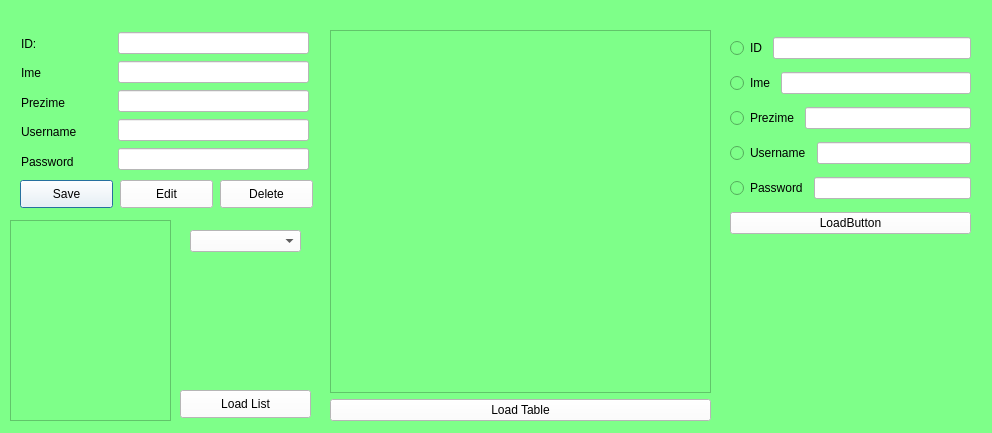
<?xml version="1.0" encoding="UTF-8"?>
<ui version="4.0">
 <class>StudentInfo</class>
 <widget class="QDialog" name="StudentInfo">
  <property name="geometry">
   <rect>
    <x>0</x>
    <y>0</y>
    <width>992</width>
    <height>433</height>
   </rect>
  </property>
  <property name="windowTitle">
   <string>Dialog</string>
  </property>
  <property name="styleSheet">
   <string notr="true">background-color: rgb(126, 255, 137);</string>
  </property>
  <widget class="QPushButton" name="pushButton_Save">
   <property name="geometry">
    <rect>
     <x>20</x>
     <y>180</y>
     <width>93</width>
     <height>28</height>
    </rect>
   </property>
   <property name="styleSheet">
    <string notr="true">background-color: rgb(255, 255, 255);</string>
   </property>
   <property name="text">
    <string>Save</string>
   </property>
  </widget>
  <widget class="QPushButton" name="pushButton_Edit">
   <property name="geometry">
    <rect>
     <x>120</x>
     <y>180</y>
     <width>93</width>
     <height>28</height>
    </rect>
   </property>
   <property name="styleSheet">
    <string notr="true">background-color: rgb(255, 255, 255);</string>
   </property>
   <property name="text">
    <string>Edit</string>
   </property>
  </widget>
  <widget class="QPushButton" name="pushButton_Delete">
   <property name="geometry">
    <rect>
     <x>220</x>
     <y>180</y>
     <width>93</width>
     <height>28</height>
    </rect>
   </property>
   <property name="styleSheet">
    <string notr="true">background-color: rgb(255, 255, 255);</string>
   </property>
   <property name="text">
    <string>Delete</string>
   </property>
  </widget>
  <widget class="QListView" name="listView">
   <property name="geometry">
    <rect>
     <x>10</x>
     <y>220</y>
     <width>161</width>
     <height>201</height>
    </rect>
   </property>
  </widget>
  <widget class="QComboBox" name="comboBox">
   <property name="geometry">
    <rect>
     <x>190</x>
     <y>230</y>
     <width>111</width>
     <height>22</height>
    </rect>
   </property>
   <property name="styleSheet">
    <string notr="true">background-color: rgb(255, 255, 255);</string>
   </property>
  </widget>
  <widget class="QPushButton" name="pushButton_load_list">
   <property name="geometry">
    <rect>
     <x>180</x>
     <y>390</y>
     <width>131</width>
     <height>28</height>
    </rect>
   </property>
   <property name="styleSheet">
    <string notr="true">background-color: rgb(255, 255, 255);</string>
   </property>
   <property name="text">
    <string>Load List</string>
   </property>
  </widget>
  <widget class="QWidget" name="layoutWidget">
   <property name="geometry">
    <rect>
     <x>118</x>
     <y>31</y>
     <width>191</width>
     <height>140</height>
    </rect>
   </property>
   <layout class="QVBoxLayout" name="verticalLayout">
    <item>
     <widget class="QLineEdit" name="lineEdit_ID">
      <property name="styleSheet">
       <string notr="true">background-color: rgb(255, 255, 255);</string>
      </property>
     </widget>
    </item>
    <item>
     <widget class="QLineEdit" name="lineEdit_ime">
      <property name="styleSheet">
       <string notr="true">background-color: rgb(255, 255, 255);</string>
      </property>
     </widget>
    </item>
    <item>
     <widget class="QLineEdit" name="lineEdit_prezime">
      <property name="styleSheet">
       <string notr="true">background-color: rgb(255, 255, 255);</string>
      </property>
     </widget>
    </item>
    <item>
     <widget class="QLineEdit" name="lineEdit_username">
      <property name="styleSheet">
       <string notr="true">background-color: rgb(255, 255, 255);</string>
      </property>
     </widget>
    </item>
    <item>
     <widget class="QLineEdit" name="lineEdit_password">
      <property name="styleSheet">
       <string notr="true">background-color: rgb(255, 255, 255);</string>
      </property>
     </widget>
    </item>
   </layout>
  </widget>
  <widget class="QWidget" name="layoutWidget">
   <property name="geometry">
    <rect>
     <x>21</x>
     <y>32</y>
     <width>91</width>
     <height>141</height>
    </rect>
   </property>
   <layout class="QVBoxLayout" name="verticalLayout_2">
    <item>
     <widget class="QLabel" name="label">
      <property name="text">
       <string>ID:</string>
      </property>
     </widget>
    </item>
    <item>
     <widget class="QLabel" name="label_2">
      <property name="text">
       <string>Ime</string>
      </property>
     </widget>
    </item>
    <item>
     <widget class="QLabel" name="label_prezime">
      <property name="text">
       <string>Prezime</string>
      </property>
     </widget>
    </item>
    <item>
     <widget class="QLabel" name="label_4">
      <property name="text">
       <string>Username</string>
      </property>
     </widget>
    </item>
    <item>
     <widget class="QLabel" name="label_5">
      <property name="text">
       <string>Password</string>
      </property>
     </widget>
    </item>
   </layout>
  </widget>
  <widget class="QWidget" name="layoutWidget">
   <property name="geometry">
    <rect>
     <x>330</x>
     <y>30</y>
     <width>381</width>
     <height>391</height>
    </rect>
   </property>
   <layout class="QVBoxLayout" name="verticalLayout_3">
    <item>
     <widget class="QTableView" name="tableView"/>
    </item>
    <item>
     <widget class="QPushButton" name="pushButton_load">
      <property name="styleSheet">
       <string notr="true">background-color: rgb(255, 255, 255);</string>
      </property>
      <property name="text">
       <string>Load Table</string>
      </property>
     </widget>
    </item>
   </layout>
  </widget>
  <widget class="QWidget" name="layoutWidget">
   <property name="geometry">
    <rect>
     <x>730</x>
     <y>30</y>
     <width>241</width>
     <height>211</height>
    </rect>
   </property>
   <layout class="QVBoxLayout" name="verticalLayout_4">
    <item>
     <layout class="QHBoxLayout" name="horizontalLayout">
      <item>
       <widget class="QRadioButton" name="radio1">
        <property name="text">
         <string>ID</string>
        </property>
       </widget>
      </item>
      <item>
       <widget class="QLineEdit" name="lineEdit_r1">
        <property name="styleSheet">
         <string notr="true">background-color: rgb(255, 255, 255);</string>
        </property>
        <property name="clearButtonEnabled">
         <bool>false</bool>
        </property>
       </widget>
      </item>
     </layout>
    </item>
    <item>
     <layout class="QHBoxLayout" name="horizontalLayout_2">
      <item>
       <widget class="QRadioButton" name="radio2">
        <property name="text">
         <string>Ime</string>
        </property>
       </widget>
      </item>
      <item>
       <widget class="QLineEdit" name="lineEdit_r2">
        <property name="styleSheet">
         <string notr="true">background-color: rgb(255, 255, 255);</string>
        </property>
       </widget>
      </item>
     </layout>
    </item>
    <item>
     <layout class="QHBoxLayout" name="horizontalLayout_3">
      <item>
       <widget class="QRadioButton" name="radio3">
        <property name="text">
         <string>Prezime</string>
        </property>
       </widget>
      </item>
      <item>
       <widget class="QLineEdit" name="lineEdit_r3">
        <property name="styleSheet">
         <string notr="true">background-color: rgb(255, 255, 255);</string>
        </property>
       </widget>
      </item>
     </layout>
    </item>
    <item>
     <layout class="QHBoxLayout" name="horizontalLayout_4">
      <item>
       <widget class="QRadioButton" name="radio4">
        <property name="text">
         <string>Username</string>
        </property>
       </widget>
      </item>
      <item>
       <widget class="QLineEdit" name="lineEdit_r4">
        <property name="styleSheet">
         <string notr="true">background-color: rgb(255, 255, 255);</string>
        </property>
       </widget>
      </item>
     </layout>
    </item>
    <item>
     <layout class="QHBoxLayout" name="horizontalLayout_5">
      <item>
       <widget class="QRadioButton" name="radio5">
        <property name="text">
         <string>Password</string>
        </property>
       </widget>
      </item>
      <item>
       <widget class="QLineEdit" name="lineEdit_r5">
        <property name="styleSheet">
         <string notr="true">background-color: rgb(255, 255, 255);</string>
        </property>
       </widget>
      </item>
     </layout>
    </item>
    <item>
     <widget class="QPushButton" name="loadButton">
      <property name="styleSheet">
       <string notr="true">background-color: rgb(255, 255, 255);</string>
      </property>
      <property name="text">
       <string>LoadButton</string>
      </property>
     </widget>
    </item>
   </layout>
  </widget>
 </widget>
 <resources/>
 <connections/>
</ui>
